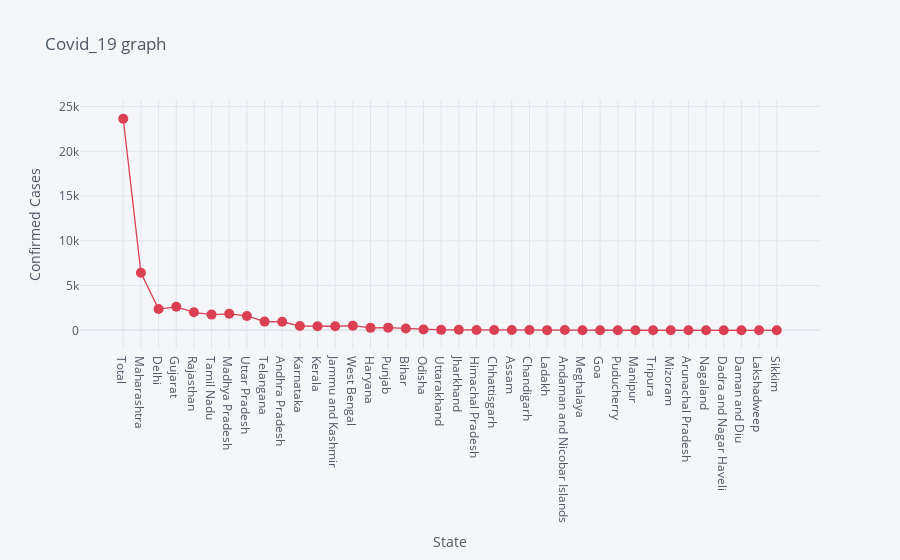

The notebook cell saved with this chart:
### Markdown cell above
# Hover over the graph markers to see confirmed cases for each state.

### Code cell
df.iplot(kind= 'scatter', x= 'State', y='Confirmed', mode= 'markers+lines', title= 'Covid_19 graph', xTitle= 'State', yTitle= 'Confirmed Cases', color= 'red', size= 10)

### Figure 1 — Plotly figure (JSON) as saved in the notebook; plotly's stock layout.template omitted (floating-point values rounded to 4 significant figures)
{"data": [{"line": {"color": "rgba(219, 64, 82, 1.0)", "dash": "solid", "shape": "linear", "width": 1.3}, "marker": {"size": 10, "symbol": "circle"}, "mode": "markers+lines", "name": "Confirmed", "text": "", "type": "scatter", "x": ["Total", "Maharashtra", "Delhi", "Gujarat", "Rajasthan", "Tamil Nadu", "Madhya Pradesh", "Uttar Pradesh", "Telangana", "Andhra Pradesh", "Karnataka", "Kerala", "Jammu and Kashmir", "West Bengal", "Haryana", "Punjab", "Bihar", "Odisha", "Uttarakhand", "Jharkhand", "Himachal Pradesh", "Chhattisgarh", "Assam", "Chandigarh", "Ladakh", "Andaman and Nicobar Islands", "Meghalaya", "Goa", "Puducherry", "Manipur", "Tripura", "Mizoram", "Arunachal Pradesh", "Nagaland", "Dadra and Nagar Haveli", "Daman and Diu", "Lakshadweep", "Sikkim"], "y": [23642, 6427, 2376, 2624, 2008, 1755, 1846, 1604, 970, 955, 474, 450, 454, 514, 275, 298, 197, 94, 48, 57, 40, 36, 36, 27, 18, 27, 12, 7, 7, 2, 2, 1, 1, 0, 0, 0, 0, 0]}], "layout": {"legend": {"bgcolor": "#F5F6F9", "font": {"color": "#4D5663"}}, "paper_bgcolor": "#F5F6F9", "plot_bgcolor": "#F5F6F9", "title": {"font": {"color": "#4D5663"}, "text": "Covid_19 graph"}, "xaxis": {"gridcolor": "#E1E5ED", "showgrid": true, "tickfont": {"color": "#4D5663"}, "title": {"font": {"color": "#4D5663"}, "text": "State"}, "zerolinecolor": "#E1E5ED"}, "yaxis": {"gridcolor": "#E1E5ED", "showgrid": true, "tickfont": {"color": "#4D5663"}, "title": {"font": {"color": "#4D5663"}, "text": "Confirmed Cases"}, "zerolinecolor": "#E1E5ED"}}}
